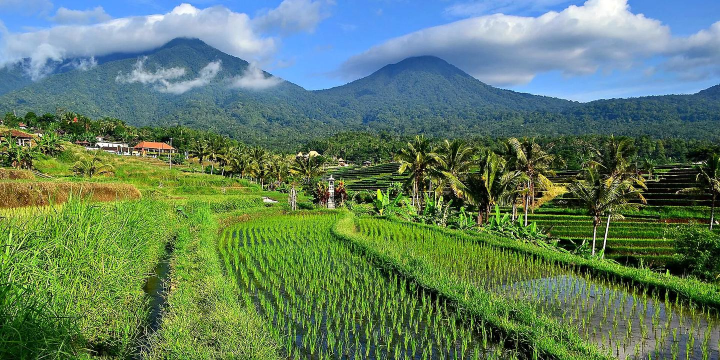
#> input picture img/bali.jpg, 1440 x 720 px (shown at 1/2 size)
$ python -i images.py   (imports and definitions only)
#> lines starting #> are read from the running program, lines starting #| are printed output that depends on the picture
#!/usr/bin/env python3
"""Готовит картинки сайта из исходников в img/. Нужен Pillow: pip install pillow

    python3 images.py

  img/<id>.jpg (фото поездки, до 2400 px) -> img/<id>-1440.webp, -2400.webp  для широких экранов
                                          -> img/<id>-960.webp  полоса первого экрана на телефоне
                                            (2400 только если исходник от 1800 px)
                                          -> img/<id>-800.webp, -1200.webp  вертикальный кадр 4:5 по точке pos
                                            из content.json: фото-полосы и главы на телефоне
  gallery.items: img/<img>.jpg           -> img/<img>-360/640/960.webp в пропорции ratio по точке pos
  about.team:    img/<img>.jpg           -> img/<img>-400.webp, -800.webp, кадр 4:5 по точке pos
  contact.photo: img/<photo>.jpg         -> img/<photo>-bg-800.webp, -bg-1280.webp, фон блока контактов
  img/review-*.jpg                       -> .webp того же размера
  favicon.ico, apple-touch-icon.png      -> буква «П» шрифтом Unbounded, как в favicon.svg
  img/og.jpg                             -> превью ссылки 1200×630: семь полос и заголовок

Все фото проходят одну цветокоррекцию (grade): снимки из разных поездок и с разных
камер выглядят одной серией. Запускать после замены фото, смены pos или текста
превью, затем python3 build.py.
"""
import json
from pathlib import Path

from PIL import Image, ImageDraw, ImageEnhance, ImageFilter, ImageFont, ImageOps

ROOT = Path(__file__).resolve().parent
IMG = ROOT / "img"
FONTS = ROOT / "tools" / "fonts"
C = json.loads((ROOT / "content.json").read_text(encoding="utf-8"))
#> (reads content.json from the repository)
#> further down, picture is the input picture: PIL image 1440x720 RGB; mean R, G, B 96.6, 126.3, 99
# [1 line that did not run here, left out]
BLUE = "#1D3EC4"


def pos(item):
    return [float(v.rstrip("%")) / 100 for v in item.get("pos", "50% 50%").split()]


# [11 lines left out: function webp, not called in this run]


def grade(im):
    """Единая цветокоррекция: выровнять тона, чуть теплее и контрастнее."""
    im = im.convert("RGB")
    # автоуровни вполсилы, чтобы сумеречные кадры не превращались в дневные
    im = Image.blend(im, ImageOps.autocontrast(im, cutoff=0.4, preserve_tone=True), 0.7)
    r, g, b = im.split()
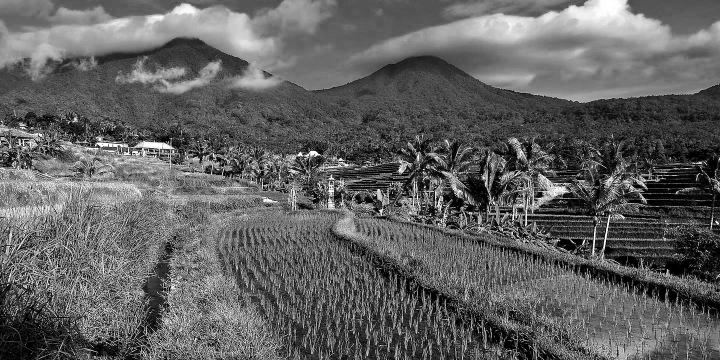
#> r: PIL image 1440x720 L (shown at 1/2 size); min 0, max 255, mean 97.5
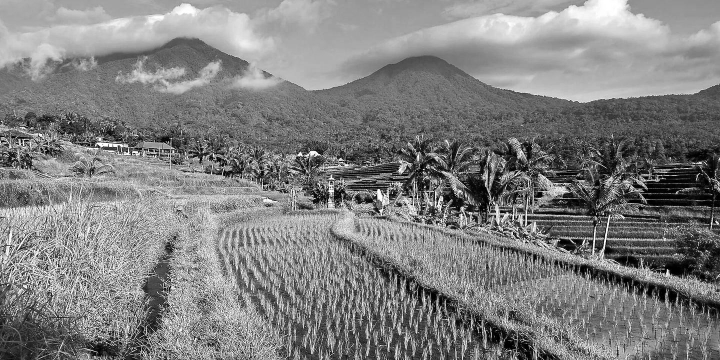
#> g: PIL image 1440x720 L (shown at 1/2 size); min 0, max 255, mean 128
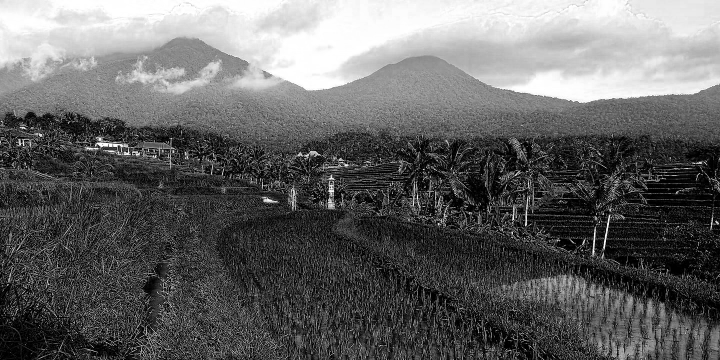
#> b: PIL image 1440x720 L (shown at 1/2 size); min 0, max 255, mean 99.9
    r = r.point(lambda v: min(255, round(v * 1.03)))
    b = b.point(lambda v: round(v * 0.97))
    im = Image.merge("RGB", (r, g, b))
    im = ImageEnhance.Contrast(im).enhance(1.06)
    return ImageEnhance.Color(im).enhance(1.04)


def source(name):
    return grade(ImageOps.exif_transpose(Image.open(IMG / f"{name}.jpg")))


# [71 lines left out: functions crop, sized, tour_images, gallery_images, team_images, contact_image, not called in this run]


def review_images():
    for f in sorted(IMG.glob("review-*.jpg")):
        webp(grade(Image.open(f)), f.with_suffix(".webp"), 72)


# [49 lines left out: functions letter, icons, og_image, not called in this run]


# [8 lines not run here, left out]

>>> from PIL import Image
>>> picture = Image.open('img/bali.jpg')
>>> result = grade(picture)
